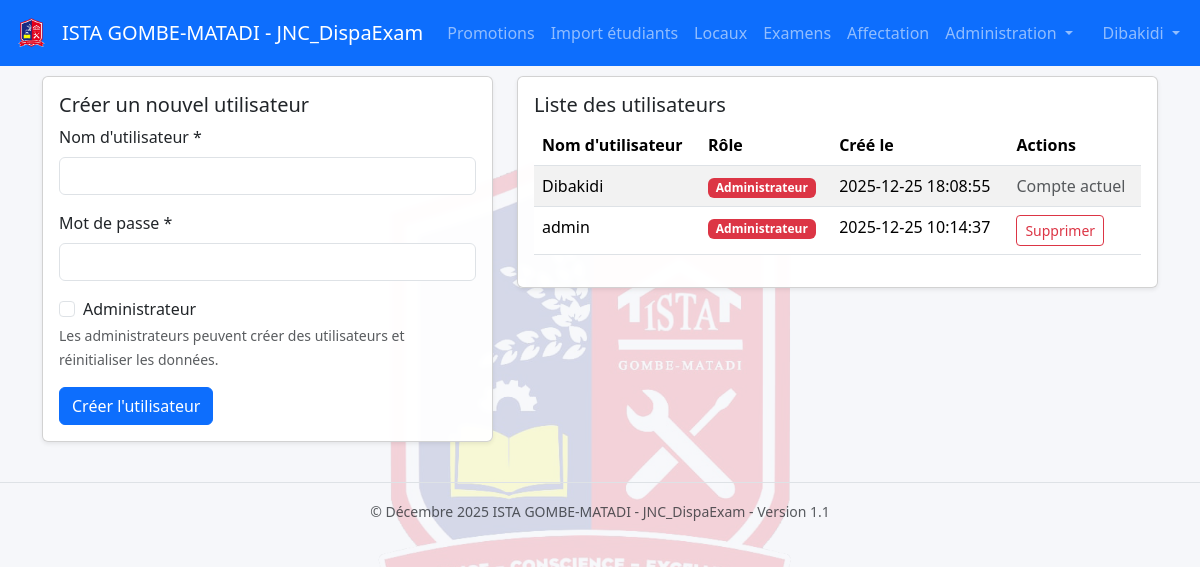
The app's page /admin/users (signed in), older data.
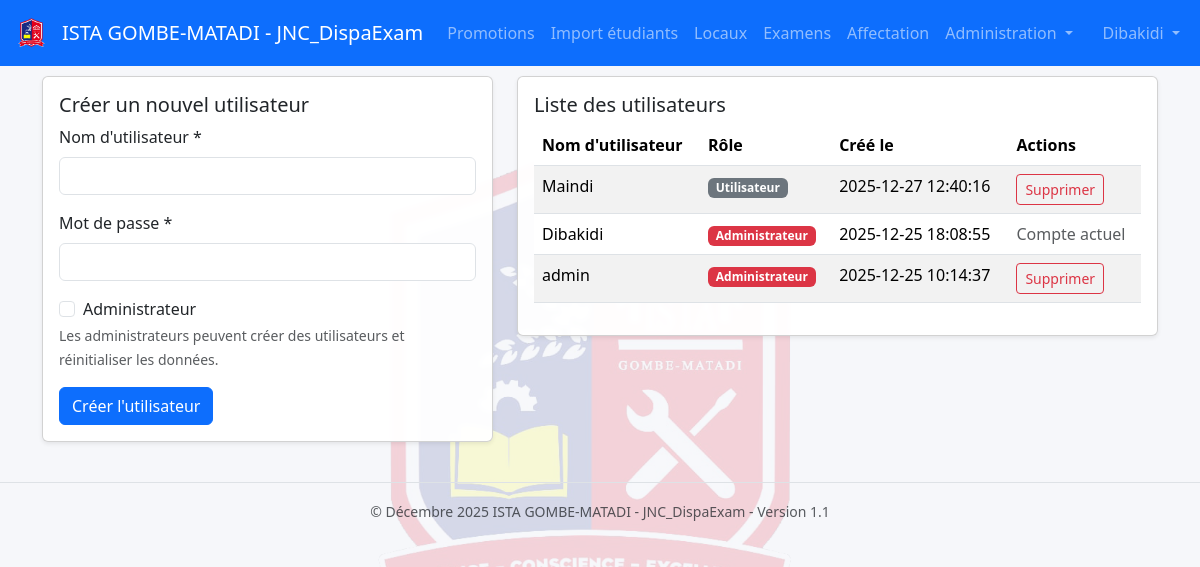
The same page, newer data.
### tables this page shows
CREATE TABLE users (
            id INTEGER PRIMARY KEY AUTOINCREMENT,
            username TEXT NOT NULL UNIQUE,
            password_hash TEXT NOT NULL,
            is_admin INTEGER NOT NULL DEFAULT 0,
            created_at TEXT DEFAULT CURRENT_TIMESTAMP
        );

### app.py (the view, shortened to what this page needs)
@app.route("/admin/users", methods=["GET", "POST"])
@admin_required
def manage_users():
    conn = get_db()
    cur = conn.cursor()
    cur.execute("SELECT id, username, is_admin, created_at FROM users ORDER BY created_at DESC")
    users = cur.fetchall()
    return render_template("users.html", users=users)

### app.py (called while the page is built)
def get_db():
    if "db" not in g:
        g.db = get_connection()
    return g.db

def admin_required(f):
    @wraps(f)
    def decorated_function(*args, **kwargs):
        if 'user_id' not in session:
            flash("Vous devez vous connecter pour accéder à cette page.", "warning")
            return redirect(url_for('login'))
        conn = get_db()
        cur = conn.cursor()
        cur.execute("SELECT is_admin FROM users WHERE id = ?", (session['user_id'],))
        user = cur.fetchone()
        if not user or not user['is_admin']:
            flash("Accès refusé. Droits administrateur requis.", "danger")
            return redirect(url_for('index'))
        return f(*args, **kwargs)
    return decorated_function

### database.py (called while the page is built)
def get_connection():
    conn = sqlite3.connect(DB_PATH, check_same_thread=False)
    conn.row_factory = sqlite3.Row
    return conn

### templates/users.html (shortened to what this page needs)
{% extends "base.html" %}
{% block content %}
<div class="row">
  <div class="col-md-5">
    <div class="card shadow-sm mb-3">
      <div class="card-body">
        <h5 class="card-title">Créer un nouvel utilisateur</h5>
        <form method="post">
          <div class="mb-3">
            <label class="form-label">Nom d'utilisateur *</label>
            <input class="form-control" name="username" required>
          </div>
          <div class="mb-3">
            <label class="form-label">Mot de passe *</label>
            <input type="password" class="form-control" name="password" required>
          </div>
          <div class="mb-3">
            <div class="form-check">
              <input class="form-check-input" type="checkbox" name="is_admin" value="1" id="is_admin">
              <label class="form-check-label" for="is_admin">
                Administrateur
              </label>
            </div>
            <small class="text-muted">Les administrateurs peuvent créer des utilisateurs et réinitialiser les données.</small>
          </div>
          <button class="btn btn-primary">Créer l'utilisateur</button>
        </form>
      </div>
    </div>
  </div>
  <div class="col-md-7">
    <div class="card shadow-sm">
      <div class="card-body">
        <h5 class="card-title">Liste des utilisateurs</h5>
        {% if users %}
        <div class="table-responsive">
          <table class="table table-striped">
            <thead>
              <tr>
                <th>Nom d'utilisateur</th>
                <th>Rôle</th>
                <th>Créé le</th>
                <th>Actions</th>
              </tr>
            </thead>
            <tbody>
              {% for user in users %}
              <tr>
                <td>{{ user['username'] }}</td>
                <td>
                  {% if user['is_admin'] %}
                    <span class="badge bg-danger">Administrateur</span>
                  {% else %}
                    <span class="badge bg-secondary">Utilisateur</span>
                  {% endif %}
                </td>
                <td>{{ user['created_at'] or '-' }}</td>
                <td>
                  {% if user['id'] != session.get('user_id') %}
                    <a class="btn btn-sm btn-outline-danger delete-user-btn" href="{{ url_for('delete_user', user_id=user['id']) }}"
                       data-username="{{ user['username'] }}">Supprimer</a>
                  {% else %}
                    <span class="text-muted">Compte actuel</span>
                  {% endif %}
                </td>
              </tr>
              {% endfor %}
            </tbody>
          </table>
        </div>
        {% else %}
        <p class="text-muted">Aucun utilisateur.</p>
        {% endif %}
      </div>
    </div>
  </div>
</div>
{% endblock %}

### templates/base.html (shortened to what this page needs)
<!doctype html>
<html lang="fr">
<head>
    <link href="https://cdn.jsdelivr.net/npm/bootstrap@5.3.2/dist/css/bootstrap.min.css" rel="stylesheet">
    <link rel="stylesheet" href="{{ url_for('static', filename='styles.css') }}">
</head>
<body>
<nav class="navbar navbar-expand-lg navbar-dark bg-primary">
    <div class="container-fluid">
        <a class="navbar-brand d-flex align-items-center" href="{{ url_for('index') }}">
            <img src="{{ url_for('static', filename='images/logo.png') }}" alt="Logo" style="height: 40px; margin-right: 10px;">
            ISTA GOMBE-MATADI - JNC_DispaExam
        </a>
        <div class="collapse navbar-collapse">
            <ul class="navbar-nav me-auto">
                <li class="nav-item"><a class="nav-link" href="{{ url_for('promotions') }}">Promotions</a></li>
                <li class="nav-item"><a class="nav-link" href="{{ url_for('upload_students') }}">Import étudiants</a></li>
                <li class="nav-item"><a class="nav-link" href="{{ url_for('rooms') }}">Locaux</a></li>
                <li class="nav-item"><a class="nav-link" href="{{ url_for('exams') }}">Examens</a></li>
                <li class="nav-item"><a class="nav-link" href="{{ url_for('dispatch') }}">Affectation</a></li>
                {% if session.get('is_admin') %}
                <li class="nav-item dropdown">
                    <a class="nav-link dropdown-toggle" href="#" role="button" data-bs-toggle="dropdown">
                        Administration
                    </a>
                </li>
                {% endif %}
            </ul>
            <ul class="navbar-nav">
                <li class="nav-item dropdown">
                    <a class="nav-link dropdown-toggle" href="#" role="button" data-bs-toggle="dropdown">
                        {{ session.get('username', 'Utilisateur') }}
                    </a>
                </li>
            </ul>
        </div>
    </div>
</nav>
<main class="container">
    {% block content %}{% endblock %}
</main>
<footer class="text-center text-muted py-3 mt-4" style="border-top: 1px solid #dee2e6;">
    <small>&copy; Décembre 2025 ISTA GOMBE-MATADI - JNC_DispaExam - Version 1.1</small>
</footer>
</body>
</html>

Row changes from the older to the newer data that the page shows:
added users: username "Maindi", is_admin "Utilisateur", created_at "2025-12-27 12:40:16"
